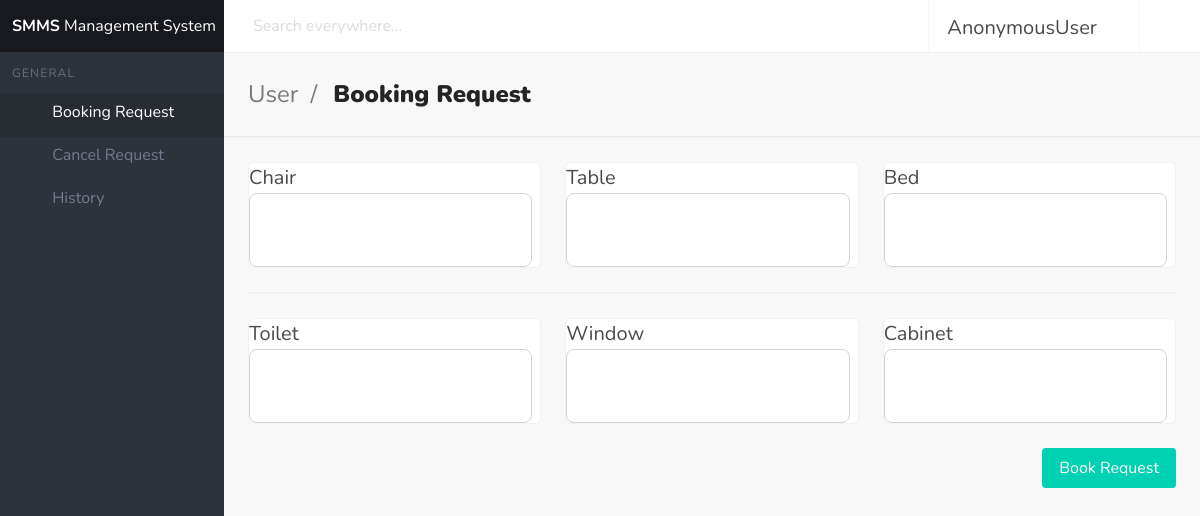
/home/, run on the app's committed database.
### general/models.py (models this page shows)
class MaintenanceEquipment(models.Model):
    WINDOW = 'Window'
    TOLIET = 'Toilet'
    BED = 'Bed'
    CABINET = 'Cabinet'
    TABLE = 'Table'
    CHAIR = 'Chair'
    CATEGORY_CHOICES = [
        (WINDOW, 'Window'),
        (TOLIET, 'Toilet'),
        (BED, 'Bed'),
        (CABINET, 'Cabinet'),
        (TABLE, 'Table'),
        (CHAIR, 'Chair'),
    ]
    category = models.CharField(max_length=255, choices=CATEGORY_CHOICES)
    image_Url = models.CharField(max_length=2083)

### general/views.py (the view)
# urls.py: path('home/', views.userBooking, name="userBooking"),
def userBooking(request):
    equipment = MaintenanceEquipment.objects.all()[0]
    equipment2 = MaintenanceEquipment.objects.all()[1]
    equipment3 = MaintenanceEquipment.objects.all()[2]
    equipment4 = MaintenanceEquipment.objects.all()[3]
    equipment5 = MaintenanceEquipment.objects.all()[4]
    equipment6 = MaintenanceEquipment.objects.all()[5]
    form = CreateMaintenanceRequest(request.POST or None)
    if form.is_valid():
        form.save()
        form = CreateMaintenanceRequest()
        print("Success")
        return redirect('userBooking')
    context = {'equipment': equipment,
               'equipment2': equipment2, 'equipment3': equipment3,
               'equipment4': equipment4, 'equipment5': equipment5,
               'equipment6': equipment6, 'form': form}
    return render(request, 'userBooking.html', context)

### general/forms.py
class CreateMaintenanceRequest(ModelForm):
    class Meta:
        model = MaintenanceRequest
        fields = ['hostel', 'category', 'progress', 'remark']
        widgets = {
            'hostel': TextInput(attrs={
                'class': "control",
                'style': 'width: 100%; border: 1px solid #03071e; outline: none;',
            }),
            'category': Select(attrs={
                'class': "select is-fullwidth",
                'style': 'border: 1px solid  #03071e; outline: none;',
            }),
            'progress': Select(attrs={
                'class': "select is-fullwidth",
                'style': 'border: 1px solid #03071e; outline: none;',
            }),
            'remark': Textarea(attrs={
                'class': "textarea",
                'style': 'width: 100%; border: 1px solid #03071e; outline: none;',
            }),
        }

### general/templates/userBooking.html (shortened to what this page needs)
<!DOCTYPE html>
{% load static %}
<html
  lang="en"
  class="
    has-aside-left
    has-aside-mobile-transition
    has-navbar-fixed-top
    has-aside-expanded
  "
>
  <head>
    <link rel="stylesheet" href="{% static 'userMain.min.css' %}" />
  </head>
  <body>
    <div id="app">
      <form method="POST" action="">
        <nav id="navbar-main" class="navbar is-fixed-top">
          <div class="navbar-brand">
            <div class="navbar-item has-control">
              <div class="control">
                <input placeholder="Search everywhere..." class="input" />
              </div>
            </div>
          </div>
          <div class="navbar-menu fadeIn animated faster" id="navbar-menu">
            <div class="navbar-end">
              <div
                class="
                  navbar-item
                  has-dropdown
                  has-dropdown-with-icons
                  has-divider
                  has-user-avatar
                  is-hoverable
                "
              >
                <a class="navbar-link is-arrowless">
                  <div
                    class="is-user-name"
                    style="font-size: 20px; margin-top: 3px"
                  >
                    <span>{{request.user}}</span>
                  </div>
                  <span class="icon"></span>
                </a>
              </div>
              <a
                title="Log out"
                class="navbar-item is-desktop-icon-only"
                href="{% url 'logout' %}"
              >
                <span class="icon"></span>
              </a>
            </div>
          </div>
        </nav>
        <aside class="aside is-placed-left is-expanded">
          <div class="aside-tools">
            <div class="aside-tools-label">
              <span><b>SMMS</b> Management System</span>
            </div>
          </div>
          <div class="menu is-menu-main">
            <p class="menu-label">General</p>
            <ul class="menu-list">
              <li>
                <a
                  href="{% url 'userBooking' %}"
                  class="is-active router-link-active has-icon"
                >
                  <span class="icon"></span>
                  <span class="menu-item-label">Booking Request</span>
                </a>
              </li>
            </ul>
            <ul class="menu-list">
              <li>
                <a href="{% url 'userCancel' %}" class="has-icon">
                  <span class="icon"
                    ></span>
                  <span class="menu-item-label">Cancel Request</span>
                </a>
              </li>
              <li>
                <a href="{% url 'userHistory' %}" class="has-icon">
                  <span class="icon"></span>
                  <span class="menu-item-label">History</span>
                </a>
              </li>
            </ul>
          </div>
        </aside>
        <section class="section is-title-bar">
          <div class="level">
            <div class="level-left">
              <div class="level-item">
                <ul>
                  <li>User</li>
                  <li>Booking Request</li>
                </ul>
              </div>
            </div>
          </div>
        </section>
        <section class="hero is-hero-bar"></section>
        <section class="section is-main-section">
          <div class="tile is-ancestor">
            <div class="tile is-parent">
              <div class="card tile is-child textFile">
                <p style="font-size: 20px">{{equipment.category}}</p>
                <div
                  class="card-content dashboardCard-content"
                  style="margin-right: 8px"
                >
                  <div class="level is-mobile">
                    <div class="level-item">
                    </div>
                  </div>
                </div>
              </div>
            </div>
            <div class="tile is-parent">
              <div class="card tile is-child textFile">
                <p style="font-size: 20px">{{equipment2.category}}</p>
                <div
                  class="card-content dashboardCard-content"
                  style="margin-right: 8px"
                >
                  <div class="level is-mobile">
                    <div class="level-item">
                    </div>
                  </div>
                </div>
              </div>
            </div>
            <div class="tile is-parent">
              <div class="card tile is-child textFile">
                <p style="font-size: 20px">{{equipment3.category}}</p>
                <div
                  class="card-content dashboardCard-content"
                  style="margin-right: 8px"
                >
                  <div class="level is-mobile">
                    <div class="level-item">
                    </div>
                  </div>
                </div>
              </div>
            </div>
          </div>
          <div class="card"></div>
        </section>
        <section class="section is-main-section">
          <div class="tile is-ancestor">
            <div class="tile is-parent">
              <div class="card tile is-child textFile">
                <p style="font-size: 20px">{{equipment4.category}}</p>
                <div
                  class="card-content dashboardCard-content"
                  style="margin-right: 8px"
                >
                  <div class="level is-mobile">
                    <div class="level-item">
                    </div>
                  </div>
                </div>
              </div>
            </div>
            <div class="tile is-parent">
              <div class="card tile is-child textFile">
                <p style="font-size: 20px">{{equipment5.category}}</p>
                <div
                  class="card-content dashboardCard-content"
                  style="margin-right: 8px"
                >
                  <div class="level is-mobile">
                    <div class="level-item">
                    </div>
                  </div>
                </div>
              </div>
            </div>
            <div class="tile is-parent">
              <div class="card tile is-child textFile">
                <p style="font-size: 20px">{{equipment6.category}}</p>
                <div
                  class="card-content dashboardCard-content"
                  style="margin-right: 8px"
                >
                  <div class="level is-mobile">
                    <div class="level-item">
                    </div>
                  </div>
                </div>
              </div>
            </div>
          </div>
          <div>
            <button
              class="button is-primary jb-modal submitBtn"
              data-target="submit-modal"
              type="button"
            >
              Book Request
            </button>
          </div>
        </section>
      </form>
    </div>
    <link
      rel="stylesheet"
      href="https://cdn.materialdesignicons.com/4.9.95/css/materialdesignicons.min.css"
    />
  </body>
</html>

### data on the page
MaintenanceEquipment: category "Chair"
MaintenanceEquipment: category "Table"
MaintenanceEquipment: category "Bed"
MaintenanceEquipment: category "Toilet"
MaintenanceEquipment: category "Window"
MaintenanceEquipment: category "Cabinet"

### other printed values
{{ request.user }} "AnonymousUser"
